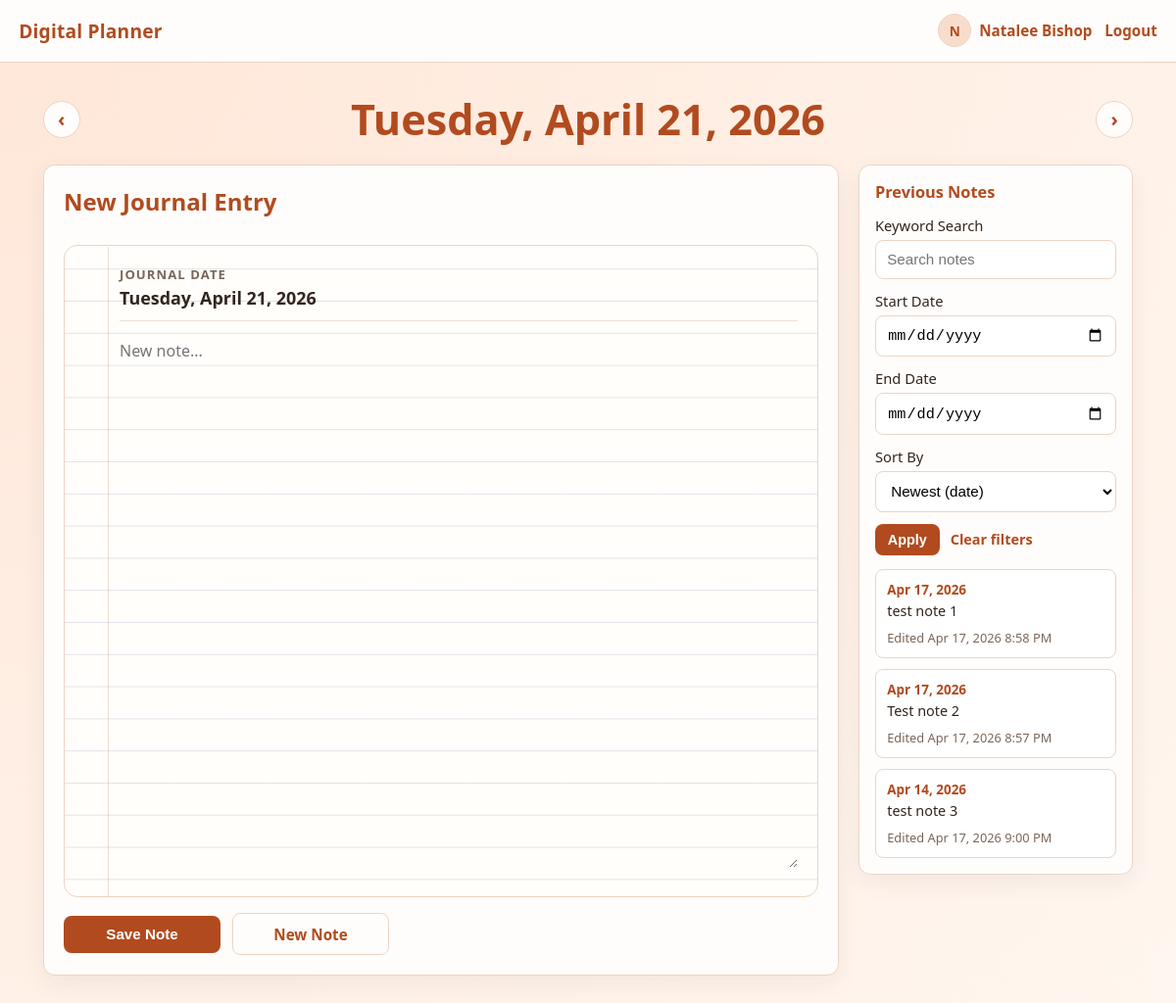
Page /notes/new/ (signed in) on the earlier database version.
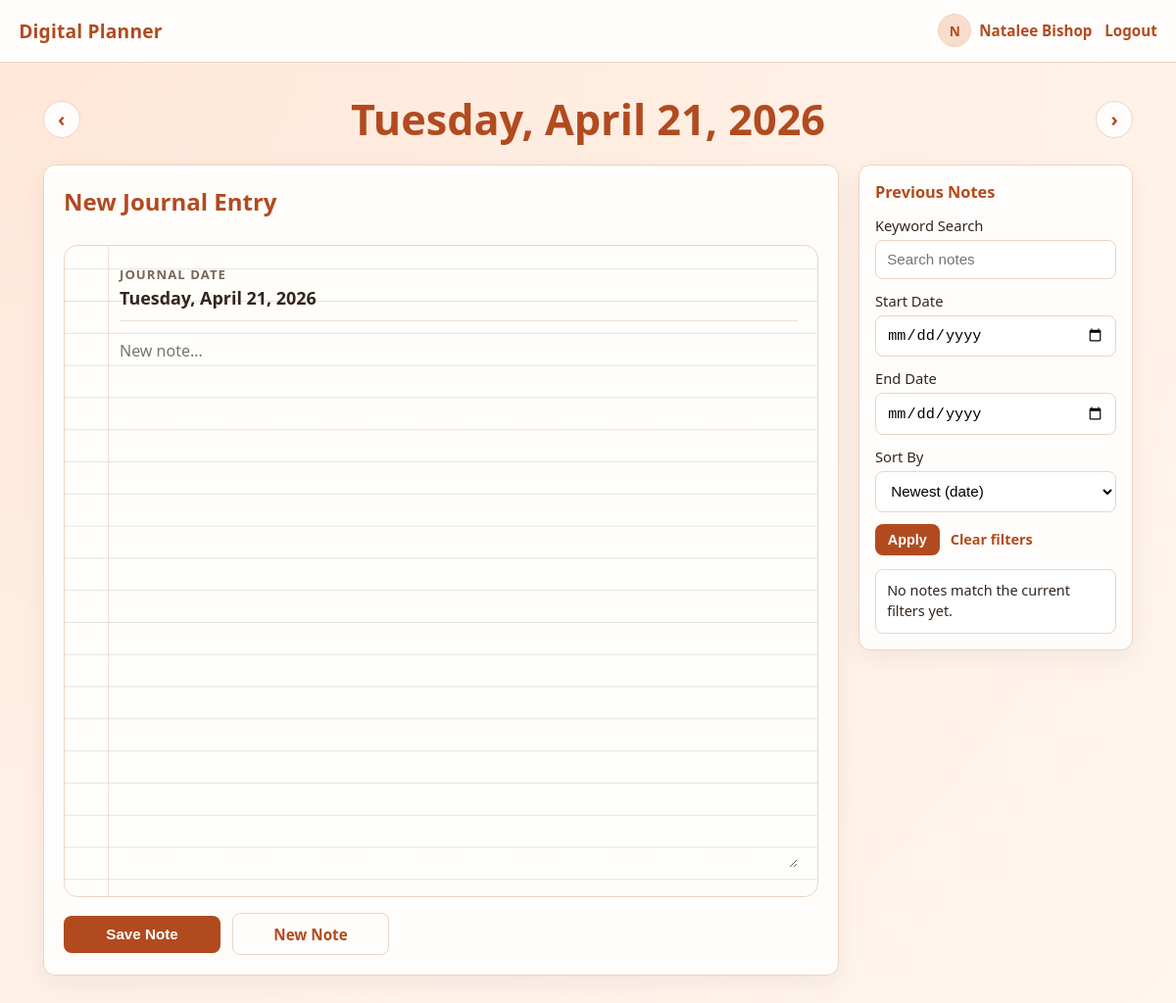
Same page on the later database version.
### planner/models.py (models this page shows, shortened)
class Note(models.Model):
	user = models.ForeignKey(User, on_delete=models.CASCADE, related_name='notes')
	note_date = models.DateField()
	content = models.TextField()
	created_at = models.DateTimeField(auto_now_add=True)
	updated_at = models.DateTimeField(auto_now=True)
	class Meta:
		ordering = ['-note_date', '-updated_at', '-created_at']

### planner/views.py (the view)
# urls.py: path('notes/new/', views.note_create_view, name='note-create'),
@login_required
def note_create_view(request):
	context = _build_authenticated_context(request.user, 'Add Note')
	_apply_selected_date_context(context, request)
	_apply_sort_filter_context(context, request)
	note_filter_query = _build_note_filter_query(request)
	selected_note = None
	selected_note_id = request.GET.get('note', '').strip()
	if selected_note_id:
		try:
			selected_note = Note.objects.get(pk=selected_note_id, user=request.user)
		except (Note.DoesNotExist, ValueError):
			raise Http404('Note not found.')
	if request.method == 'POST':
		posted_note_id = request.POST.get('note_id', '').strip()
		if posted_note_id:
			try:
				selected_note = Note.objects.get(pk=posted_note_id, user=request.user)
			except (Note.DoesNotExist, ValueError):
				raise Http404('Note not found.')
		selected_date_value = _parse_optional_date(request.POST.get('selected_date', '')) or date.today()
		if request.POST.get('action') == 'delete':
			if selected_note:
				selected_note.delete()
			redirect_query = {'date': selected_date_value.isoformat()}
			if note_filter_query:
				return redirect(f"{request.path}?{urlencode(redirect_query)}&{note_filter_query}")
			return redirect(f"{request.path}?{urlencode(redirect_query)}")
		note_form = NoteForm(request.POST, instance=selected_note)
		if note_form.is_valid():
			note = note_form.save(commit=False)
			note.user = request.user
			note.note_date = selected_date_value
			note.save()
			redirect_query = {'date': note.note_date.isoformat(), 'note': str(note.pk)}
			if note_filter_query:
				return redirect(f"{request.path}?{urlencode(redirect_query)}&{note_filter_query}")
			return redirect(f"{request.path}?{urlencode(redirect_query)}")
	else:
		note_form = NoteForm(instance=selected_note)
	notes = _build_note_list_query(request.user, request)
	context['note_form'] = note_form
	context['notes'] = notes
	context['selected_note'] = selected_note
	context['selected_note_id'] = str(selected_note.pk) if selected_note else ''
	context['note_filter_query'] = note_filter_query
	return render(request, 'planner/note_create.html', context)

### planner/forms.py (shortened to what this page needs)
class NoteForm(forms.ModelForm):
    class Meta:
        model = Note
        fields = ['content']
        widgets = {
            'content': forms.Textarea(
                attrs={
                    'rows': 16,
                    'placeholder': 'Write your journal entry here...',
                }
            ),
        }

### planner/views.py (called while the page is built)
def _get_or_create_profile(user):
	profile, _ = UserProfile.objects.get_or_create(user=user)
	return profile

def _get_user_display_name(user):
	full_name = user.get_full_name().strip()
	if full_name:
		return full_name
	if user.first_name:
		return user.first_name
	return user.email

def _get_user_avatar_initial(user):
	display_name = _get_user_display_name(user)
	return display_name[:1].upper() if display_name else ''

def _build_authenticated_context(user, title):
	profile = _get_or_create_profile(user)
	return {
		'title': title,
		'current_theme': profile.theme,
		'user_profile': profile,
		'display_name': _get_user_display_name(user),
		'avatar_initial': _get_user_avatar_initial(user),
	}

def _parse_optional_date(value):
	if not value:
		return None
	try:
		return datetime.strptime(value, '%Y-%m-%d').date()
	except ValueError:
		return None

### planner/templates/planner/note_create.html (shortened to what the changed rows need)
{% extends 'planner/base.html' %}
{% block content %}
<div class="content-shell">
    <div class="object-page-date-nav" aria-label="Date navigation">
        <h2 class="object-page-date">{{ selected_date_display }}</h2>
    </div>
    <div class="object-page-layout">
        <section class="card journal-card" aria-label="Note editor">
            <form method="post" class="journal-form">
                <div class="journal-header">
                    <h2>
                        {% if selected_note %}
                        Edit Note
                        {% else %}
                        New Journal Entry
                        {% endif %}
                    </h2>
                </div>
            </form>
        </section>
        <aside class="object-sidebar" aria-label="Previous notes and filters">
            <div class="card">
                <ul class="history-list" aria-label="Filtered note list">
                    {% for note in notes %}
                    <li
                        class="history-item{% if selected_note and selected_note.pk == note.pk %} is-selected{% endif %}">
                        <a class="history-link"
                            href="{% url 'note-create' %}?date={{ note.note_date|date:'Y-m-d' }}&note={{ note.pk }}{% if note_filter_query %}&{{ note_filter_query }}{% endif %}">
                            <p class="history-item-date">{{ note.note_date|date:"M j, Y" }}</p>
                            <p class="history-item-preview">{{ note.content|truncatewords:18 }}</p>
                            <p class="history-item-meta">Edited {{ note.updated_at|date:"M j, Y g:i A" }}</p>
                        </a>
                    </li>
                    {% empty %}
                    <li class="history-item">
                        <div class="history-link">
                            <p class="history-item-preview">No notes match the current filters yet.</p>
                        </div>
                    </li>
                    {% endfor %}
                </ul>
            </div>
        </aside>
    </div>
</div>
{% endblock %}

Differences in the rows shown:
removed Note: note_date "Apr 17, 2026", content "test note 1", updated_at "Apr 17, 2026 8:58 PM"
removed Note: note_date "Apr 17, 2026", content "Test note 2", updated_at "Apr 17, 2026 8:57 PM"
removed Note: note_date "Apr 14, 2026", content "test note 3", updated_at "Apr 17, 2026 9:00 PM"
Other differences:
text now shown: "No notes match the current filters yet."
